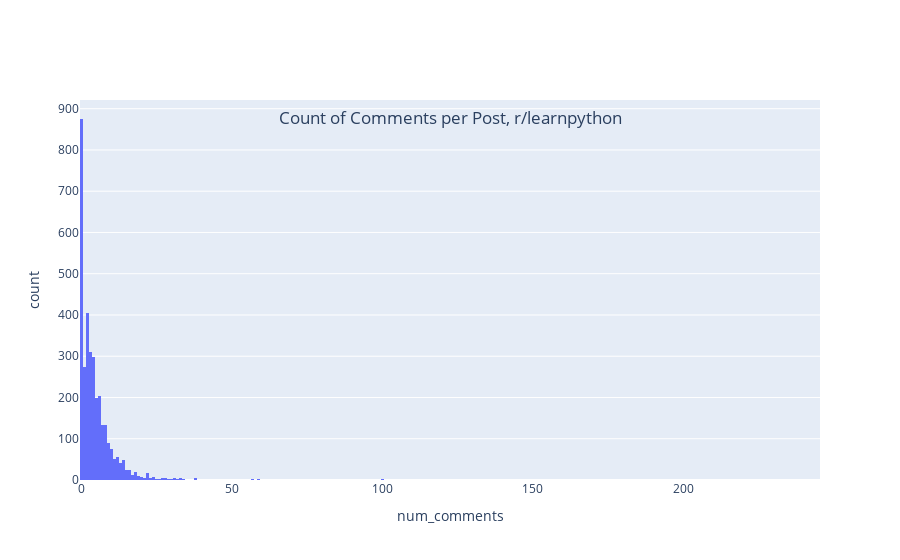

Notebook code for this chart:
### Markdown cell above
<img src='./images/sql_comments.png'>

### Code cell
fig = px.histogram(
    data_frame=learnpy,
    x="num_comments",
    title="Count of Comments per Post, r/learnpython",
)
fig.update_layout(title_x=0.5, title_y=0.8)

### Figure 1 — Plotly figure (JSON) as saved in the notebook; plotly's stock layout.template omitted (floating-point values rounded to 4 significant figures; data arrays with more than 128 entries replaced by an {"elided": "..."} marker saying what was removed)
{"data": [{"alignmentgroup": "True", "bingroup": "x", "hovertemplate": "num_comments=%{x}<br>count=%{y}<extra></extra>", "legendgroup": "", "marker": {"color": "#636efa", "pattern": {"shape": ""}}, "name": "", "offsetgroup": "", "orientation": "v", "showlegend": false, "type": "histogram", "x": {"elided": "3396 int values"}, "xaxis": "x", "yaxis": "y"}], "layout": {"autosize": true, "barmode": "relative", "legend": {"tracegroupgap": 0}, "title": {"text": "Count of Comments per Post, r/learnpython", "x": 0.5, "y": 0.8}, "xaxis": {"anchor": "y", "autorange": true, "domain": [0, 1], "range": [-0.5, 245.5], "title": {"text": "num_comments"}, "type": "linear"}, "yaxis": {"anchor": "x", "autorange": true, "domain": [0, 1], "range": [0, 921.1], "title": {"text": "count"}}}}
